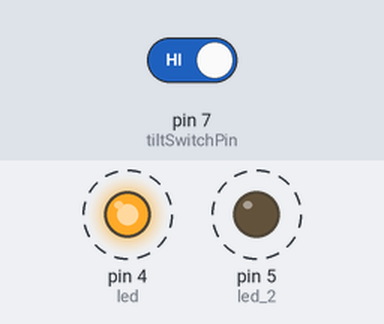
A sketch run on a simulated Arduino Uno, built with avr-gcc and run on an emulated ATmega328P. On the bench: output pins drawn as LEDs (lit = HIGH). Dashed ring = blinking. Inputs (shaded band) come from the test bench; at power-on: pin 7 (tiltSwitchPin) HIGH.

Above: at 8.5 s.
8.9 s: pin 7 (tiltSwitchPin) driven LOW
At 12.7 s:
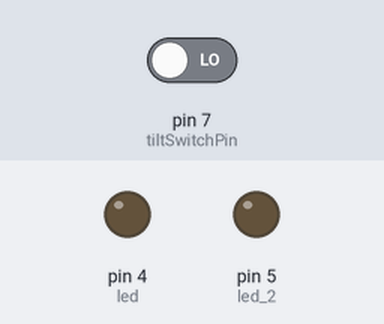
13.9 s: pin 7 (tiltSwitchPin) driven HIGH
At 14.0 s:
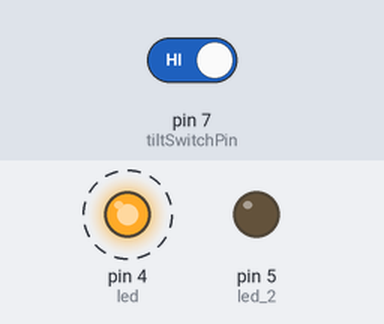
Timing chart, 0 to 24.9 s (numbered marks = the images above; inputs shaded):
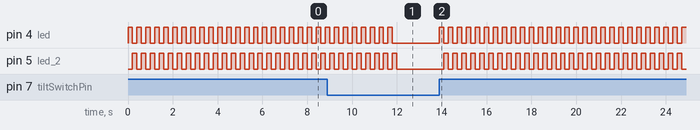

The sketch:

TILT_SWITCH.ino
```cpp
//----------- Tilt switch--------------
// tilt one pin -> (1-13), other side but same side to gnd

const int led = 4;
const int led_2 = 5;
const int tiltSwitchPin = 7;


void setup() {
  pinMode(tiltSwitchPin, INPUT_PULLUP);
  pinMode(led, OUTPUT);
  pinMode(led_2, OUTPUT);
}

void loop() {
  int tiltSwitchState = digitalRead(tiltSwitchPin);

  if(tiltSwitchState == HIGH) {

    for(int i = 0; i < 10; i++) {
      digitalWrite(led, HIGH);
      delay(200);
      digitalWrite(led_2, HIGH);
      digitalWrite(led, LOW);
      delay(200);
      digitalWrite(led_2, LOW);
    }


  }
  else {
    digitalWrite(led, LOW);
  }
}
```

Measured:
- after the input at 8.9 s, pin 4 (led): goes on until 11.8 s, then stays LOW; pin 5 (led_2): goes on until 12.0 s, then stays LOW
- after the input at 13.9 s, pin 4 (led): alternates HIGH for 0.20 s and LOW for 0.20 s, starting at once; pin 5 (led_2): alternates HIGH for 0.20 s and LOW for 0.20 s, starting after 0.20 s
- by itself, pin 4 (led), pin 5 (led_2): alternates HIGH for 0.20 s and LOW for 0.20 s
